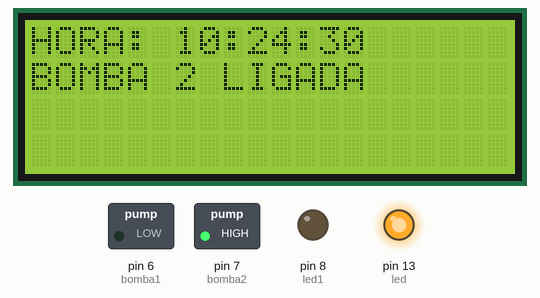
The sketch below on a simulated Arduino Uno, built with avr-gcc and run on an emulated ATmega328P. Shown: 20×4 character LCD, switched loads named in the sketch (green lamp = pin HIGH), output pins drawn as LEDs (lit = HIGH). Wiring (inferred from the names in the program): DS1307 clock at I2C address 0x68. The local clock reads 2024-03-15 10:24:30 at power-on unless the sketch sets it.

Above: at 0.1 s.
At 11.2 s:
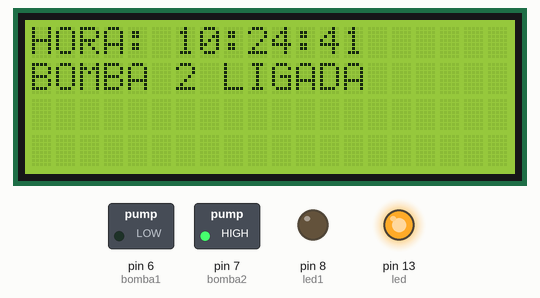
At 19.3 s:
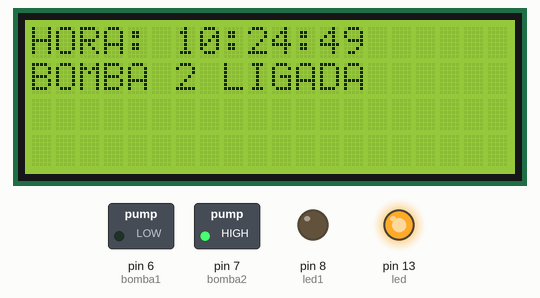
At 38.4 s:
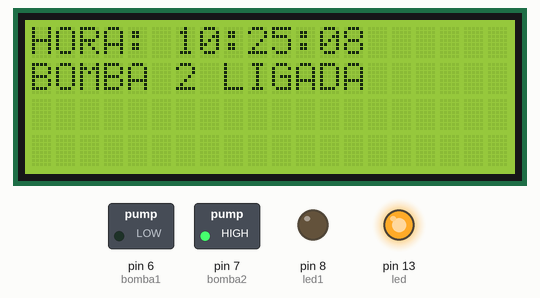
Timing chart, 0 to 39.9 s (numbered marks = the images above):
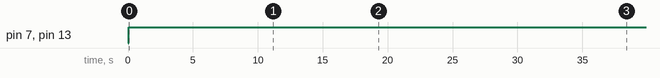

Measured:
- by itself, pin 7 (bomba2), pin 13 (led): LOW → HIGH at 0.07 s
- what the display in image 2 shows lasts 1.0 s, from 19.2 s to 20.2 s

The sketch:

Bombas_Proteus.ino
```cpp
/*
 * ***********************************************************************************************************************************************************
 * Sobre o autor: Eng. Eletronico Carlos kwiek - www.cinedigital-brasil.com.br - e-mail para contato: carloskwiek1@hotmail.com - Rio de Janeiro RJ Brasil.
 * Este programa é de dominio Publico, seu uso fica a criterio de quem quiser usar, embora testei tanto de forma simulada no Proteus como na protoboard,
 * seu uso fica por conta e risco de quem o utilizar.
 * ***********************************************************************************************************************************************************
 * Meu proposito: Divulgar e difundir conhecimento para todos que se interessarem.
 * *****************************************************************************************************************************************************************
 * Descição breve de Funcionamento: Duas saidas que podem manejar dois relesShields, e estes por sua vez cargas maiores ou contatoras de acordo a potencia da carga.
 * *****************************************************************************************************************************************************************
 * As saidas ligam e desligam a cada 15 minutos alternadamente, ora bomba 1 ora bomba 2, esse ciclo esta definido para ocorrer das 06 horas até as 18 horas,
 * e parar quando atinja o tempo, os tempos podem ser alterados, tanto do ciclo das bombas, como do ciclo total, apenas inserido novos valores nas variaveis.
 * ****************************************************************************************************************************************************************
 * Agradeço toda informacao sobre bugs ou problemas que possam ocorrer e tratarei dentro de minhas possibilidades responder.
 * ****************************************************************************************************************************************************************
 * As bibliotecas utilizadas encontran-se na biblioteca da IDE do Arduino.
 * ***********************************************************************
 * Hardware: Arduino UNO - RTC GROVE - Display LCD 16X2 - Um led.
 * **************************************************************
 * A função do led é apenas de indicador luminoso de sistema ligado.
 * *****************************************************************
 * O Display exibe o estado de todos os processos, inclusive sistema desligado aguardando hora de inicio.
 * *****************************************************************************************************
 */


#include <Wire.h>
#include <LiquidCrystal.h>
#include <Time.h>


#define DS1307_ADDRESS 0x68


/*criei essa estrutura, chamada horario, pra informar horario de inicio e de fim da execucao*/
struct horario{
  byte horaInicio;
  byte minutoInicio;
  byte horaFim;
  byte minutoFim;
};

/*aqui, declarei um array do tipo horario, onde será informada a lista de horarios agendados*/
horario horarios[] = {
  {18,0,4,0},          //das 18:00 até as 04:00 (termina dia seguinte)
  {10,5,14,30}         //das 10:05 até as 14:30 (termina mesmo dia)

  //.... inclua aqui outros horarios, como feito acima, separados por virgula
  //{horaInicio, minutoInicio, horaFim, minutoFim}
  //
  //
  //{horaInicio_1, minutoInicio_1, horaFim_1, minutoFim_1} ,
  //{horaInicio_2, minutoInicio_2, horaFim_2, minutoFim_2} ,
  //{horaInicio_3, minutoInicio_3, horaFim_3, minutoFim_3} ,
  // ...
  //{horaInicio_n, minutoInicio_n, horaFim_n, minutoFim_n}
};

//calculo da constante com o a quantidade de horarios agendados.
#define QUANTIDADE_HORARIOS sizeof(horarios) / sizeof(horario)

// Inicializa o LCD
LiquidCrystal lcd(12, 11, 5, 4, 3, 2);

byte zero = 0x00;
int  led = 13 ;
int  bomba1 = 6;
int  bomba2 = 7;
int  led1 = 8;

int minutosBomba1 = 15; //por quanto tempo ficara ligada a bomba 01. para ficar mais ou menos tempo ligado, mudar aqui
int minutosBomba2 = 15; //por quanto tempo ficara ligada a bomba 02. para ficar mais ou menos tempo ligado, mudar aqui

void setup() {
  pinMode (led,    OUTPUT);
  pinMode (bomba1, OUTPUT);
  pinMode (bomba2, OUTPUT);
  pinMode (led1,   OUTPUT);
  // Define o LCD com 20 colunas e 4 linhas
  lcd.begin(20, 4);
  Wire.begin();
  Serial.begin(9600);
  // A linha abaixo pode ser retirada apos setar a data e hora
  // SelecionaDataeHora();
}

void loop() {
  Mostrarelogio();
  delay(1000);
}

void SelecionaDataeHora() // Seta a data e a hora do DS1307
{
  byte segundos = 01; // Valores de 0 a 59
  byte minutos = 04; // Valores de 0 a 59
  byte horas = 23; // Valores de 0 a 23
  byte diadasemana = 3; // Valores de 0 a 6 (0=Domingo, 1 = Segunda...)
  byte diadomes = 12; // Valores de 1 a 31
  byte mes = 8; // Valores de 1 a 12
  byte ano = 15; // Valores de 0 a 99
  Wire.beginTransmission(DS1307_ADDRESS);
  // Stop no CI para que o mesmo possa receber os dados
  Wire.write(zero);

  // As linhas abaixo escrevem no CI os valores de
  // data e hora que foram colocados nas variaveis acima
  Wire.write(ConverteParaBCD(segundos));
  Wire.write(ConverteParaBCD(minutos));
  Wire.write(ConverteParaBCD(horas));
  Wire.write(ConverteParaBCD(diadasemana));
  Wire.write(ConverteParaBCD(diadomes));
  Wire.write(ConverteParaBCD(mes));
  Wire.write(ConverteParaBCD(ano));
  Wire.write(zero); //Start no CI
  Wire.endTransmission();
}

byte ConverteParaBCD(byte val)
{
  // Converte o número de decimal para BCD
  return ( (val / 10 * 16) + (val % 10) );
}

byte ConverteparaDecimal(byte val)
{
  // Converte de BCD para decimal
  return ( (val / 16 * 10) + (val % 16) );
}

void Mostrarelogio()
{
  Wire.beginTransmission(DS1307_ADDRESS);
  Wire.write(zero);
  Wire.endTransmission();
  Wire.requestFrom(DS1307_ADDRESS, 7);
  int segundos = ConverteparaDecimal(Wire.read());
  int minutos = ConverteparaDecimal(Wire.read());
  int horas = ConverteparaDecimal(Wire.read() & 0b111111);
  int diadasemana = ConverteparaDecimal(Wire.read());
  int diadomes = ConverteparaDecimal(Wire.read());
  int mes = ConverteparaDecimal(Wire.read());
  int ano = ConverteparaDecimal(Wire.read());
  // Imprime mensagem na primeira linha do display
  //lcd.setCursor(0, 1);
  //lcd.print("DATA: ");

  // Mostra a HORA atual no display
  lcd.setCursor(0, 0);
  lcd.print("HORA: ");

  lcd.setCursor(6, 0);
  if (horas < 10) {  lcd.print("0"); }
  lcd.print(horas);

  lcd.print(":");
  if (minutos < 10) { lcd.print("0"); }
  lcd.print(minutos);

  lcd.print(":");
  if (segundos < 10) { lcd.print("0"); }
  lcd.print(segundos);


  /*
    fiz conforme te falei, pra vc poder informar a hora inicial e final, contudo isso incorre em um segundo problema
    que também precisei tratar que é o fato das bombas poderem ser ligadas a partir das 10:00 até as 02:00 do outro dia,
    por exemplo, por isso o IF abaixo ficou um pouco extenso.

    nessa parte verifica se a hora inicial é maior ou menor que a data final (ou seja, se é no mesmo dia, ou se inicia em um dia e termina no outro)
    (horaInicio*60+minutoInicio) < (horaFim*60+minutoFim) &&

    nessa outra parte, esta sendo verificado se a hora está no intervalo para ligar ou desligar as bombas
    ( (horas*60+minutos) < (horaInicio*60+minutoInicio) || (horas*60+minutos) > (horaFim*60+minutoFim) )

    depois disso tem um OR

    ||

    que inverte a lógica, pra tratar da situação contrária

  */


  boolean esta_agendado = false;  //variavel que verifica se algum dos horarios agendados deve ser executado.

  /* esse for percorre a lista  de horarios agendados e verifica se algum deles está no horario de executar. */
  for (int i=0; i<QUANTIDADE_HORARIOS;i++){

    boolean mesmoDia = (horarios[i].horaInicio*60+horarios[i].minutoInicio) < (horarios[i].horaFim*60+horarios[i].minutoFim); //verifica se é no mesmo dia

    if (  ( (  mesmoDia ) &&  ( (horas*60+minutos) < (horarios[i].horaInicio*60+horarios[i].minutoInicio) || (horas*60+minutos) > (horarios[i].horaFim*60+horarios[i].minutoFim-1) ) )  //se for mesmo dia
          ||
          ( ( !mesmoDia ) &&  ( (horas*60+minutos) < (horarios[i].horaInicio*60+horarios[i].minutoInicio) && (horas*60+minutos) > (horarios[i].horaFim*60+horarios[i].minutoFim-1) ) )  //se termina no outro dia, aplica logica contraria
       )
    {
      esta_agendado = false;
    } else {
      esta_agendado = true;
      break;
    }
  }

  if (!esta_agendado) {
    digitalWrite (bomba1, LOW);
    digitalWrite (bomba2, LOW);
    digitalWrite (led,    LOW);
    lcd.setCursor(0, 1);
    lcd.print("SISTEM OFF");
    lcd.print("              ");
  } else {
    // transforma a hora em minutos...
    // se fosse 06:20 daria 360+20 = 380
    int minutosAtual = horas * 60 + minutos;

    // sera utilizado o resto da divisao para sabermos qual bomba ligar
    //o resto da divisao sera sempre um valor entre 0 e minutosB1+MinutosB2, ou seja, 15+15=30,
    //por exemplo 06:20 (6*60+20=380) --> 380 % 30 = 20 --> maior que 15, significa que é pra ligar a bomba 02
    //outro exemplo
    // 15:37 --> 15*60 = 900 + 37 = 937
    // 937 % 30 = sobra 07 ----> como 07 é menor que 15, então liga a bomba 01
    int restoDivisao = minutosAtual % (minutosBomba1 + minutosBomba2);

    digitalWrite (led,    HIGH);  //liga o led

    if (restoDivisao < minutosBomba1){
      digitalWrite (bomba2, LOW);
      digitalWrite (bomba1, HIGH);
      lcd.setCursor(0, 1);
      lcd.print("BOMBA 1 LIGADA");
      lcd.print("              ");
    } else {
      digitalWrite (bomba1, LOW);
      digitalWrite (bomba2, HIGH);
      lcd.setCursor(0, 1);
      lcd.print("BOMBA 2 LIGADA");
      lcd.print("              ");
    }
  }


}
```
